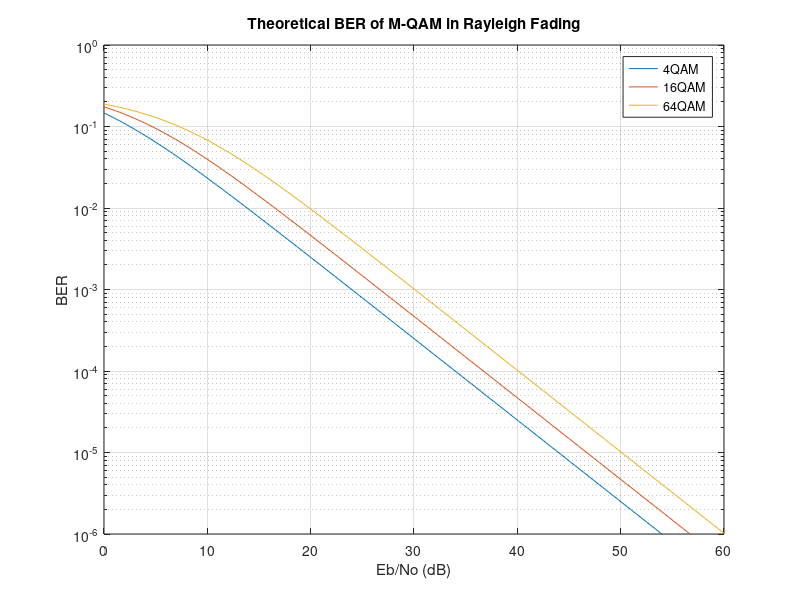

Reproduce this figure in MATLAB.
%http://www.raymaps.com/index.php/theoretical-ber-of-m-qam-in-rayleigh-fading/
clc;
clear variables;
close all;

EbNo = linspace(0,60,200);
four_QAM = 1/2 * ( 1 - sqrt(10.^(EbNo/10)./(1+10.^(EbNo/10))) );
sixteen_QAM = 3/8 * ( 1 - sqrt(2/5*10.^(EbNo/10)./(1+2/5*10.^(EbNo/10))) );
sixty_four_QAM = 7/24 * ( 1 - sqrt(1/7*10.^(EbNo/10)./(1+1/7*10.^(EbNo/10))) );

figure (1)
    semilogy(EbNo,four_QAM)
    hold on;
    semilogy(EbNo,sixteen_QAM)
    hold on;
    semilogy(EbNo,sixty_four_QAM)
    hold on;
    axis([-inf +inf 10^-6 1])
    legend('4QAM','16QAM','64QAM')
    grid on;
    title('Theoretical BER of M-QAM in Rayleigh Fading')
    xlabel('Eb/No (dB)')
    ylabel('BER')
